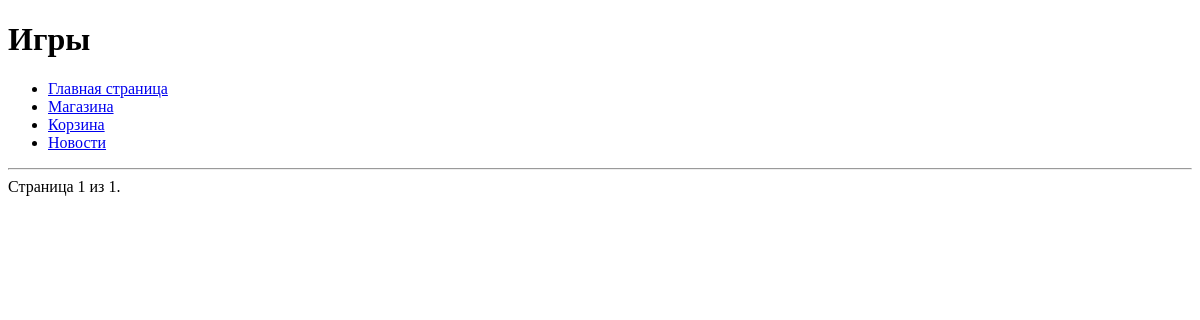
The app's page /platform/news?page=2, older data.
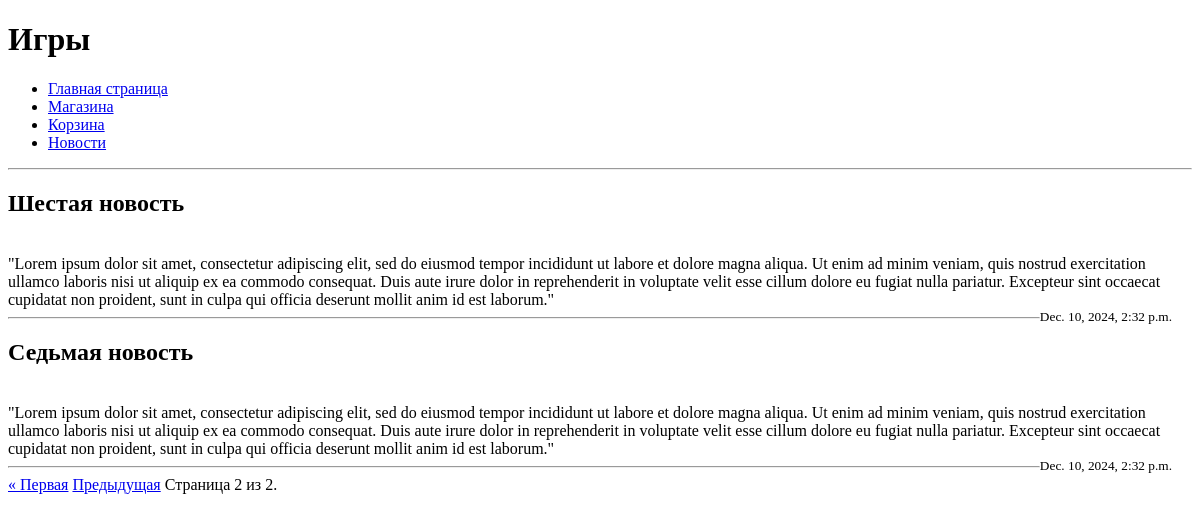
The same page, newer data.
### task1/models.py (models this page shows)
class News(models.Model):
    title = models.CharField(max_length=1000)
    content = models.TextField()
    date = models.DateTimeField()

### task1/views.py (the view)
# urls.py: path('platform/news', news)
def news(request):
    news_ = News.objects.all().order_by('date')
    paginator = Paginator(news_, 5)
    page_number = request.GET.get('page')
    page_obj = paginator.get_page(page_number)
    return render(request, 'first_task/news.html', {'news': page_obj})

### templates/first_task/news.html (shortened to what this page needs)
{% extends 'first_task/menu.html' %}
{% block pagename %}<h1>Игры</h1>{% endblock %}
{% block menu %}{{ block.super }}{% endblock %}
{% block content %}
    <hr>
    {% for new in news %}
        <h2>{{ new.title }}</h2>
        <br>
        {{ new.content }}
        <br>
        <small style="float: right; margin-right: 20px;">{{ new.date }}</small>
        <hr>
    {% endfor %}
    <div class="pagination">
        <span class="step-links">
            {% if news.has_previous %}
                <a href="?page=1">&laquo; Первая</a>
                <a href="?page={{ news.previous_page_number }}">Предыдущая</a>
            {% endif %}
            <span class="current">
                Страница {{ news.number }} из {{ news.paginator.num_pages }}.
            </span>
        </span>
    </div>
{% endblock %}

Row changes from the older to the newer data that the page shows:
added News: title "Шестая новость", content "\"Lorem ipsum dolor sit amet, consectetur adipiscing elit, sed do eiusmod tempor incididunt ut labore et dolore magna aliqua. Ut enim ad minim veniam, quis nostrud exercitation ullamco laboris nisi ut aliquip ex ea commodo consequat. Duis aute irure dolor in reprehenderit in voluptate velit esse cillum dolore eu fugiat nulla pariatur. Excepteur sint occaecat cupidatat non proident, sunt in culpa qui officia deserunt mollit anim id est laborum.\"", date "Dec. 10, 2024, 2:32 p.m."
added News: title "Седьмая новость", content "\"Lorem ipsum dolor sit amet, consectetur adipiscing elit, sed do eiusmod tempor incididunt ut labore et dolore magna aliqua. Ut enim ad minim veniam, quis nostrud exercitation ullamco laboris nisi ut aliquip ex ea commodo consequat. Duis aute irure dolor in reprehenderit in voluptate velit esse cillum dolore eu fugiat nulla pariatur. Excepteur sint occaecat cupidatat non proident, sunt in culpa qui officia deserunt mollit anim id est laborum.\"", date "Dec. 10, 2024, 2:32 p.m."
Text that changed along with them:
{{ news.number }}: "1" → "2"
{{ news.paginator.num_pages }}: "1" → "2"
text now shown: "« Первая Предыдущая"
